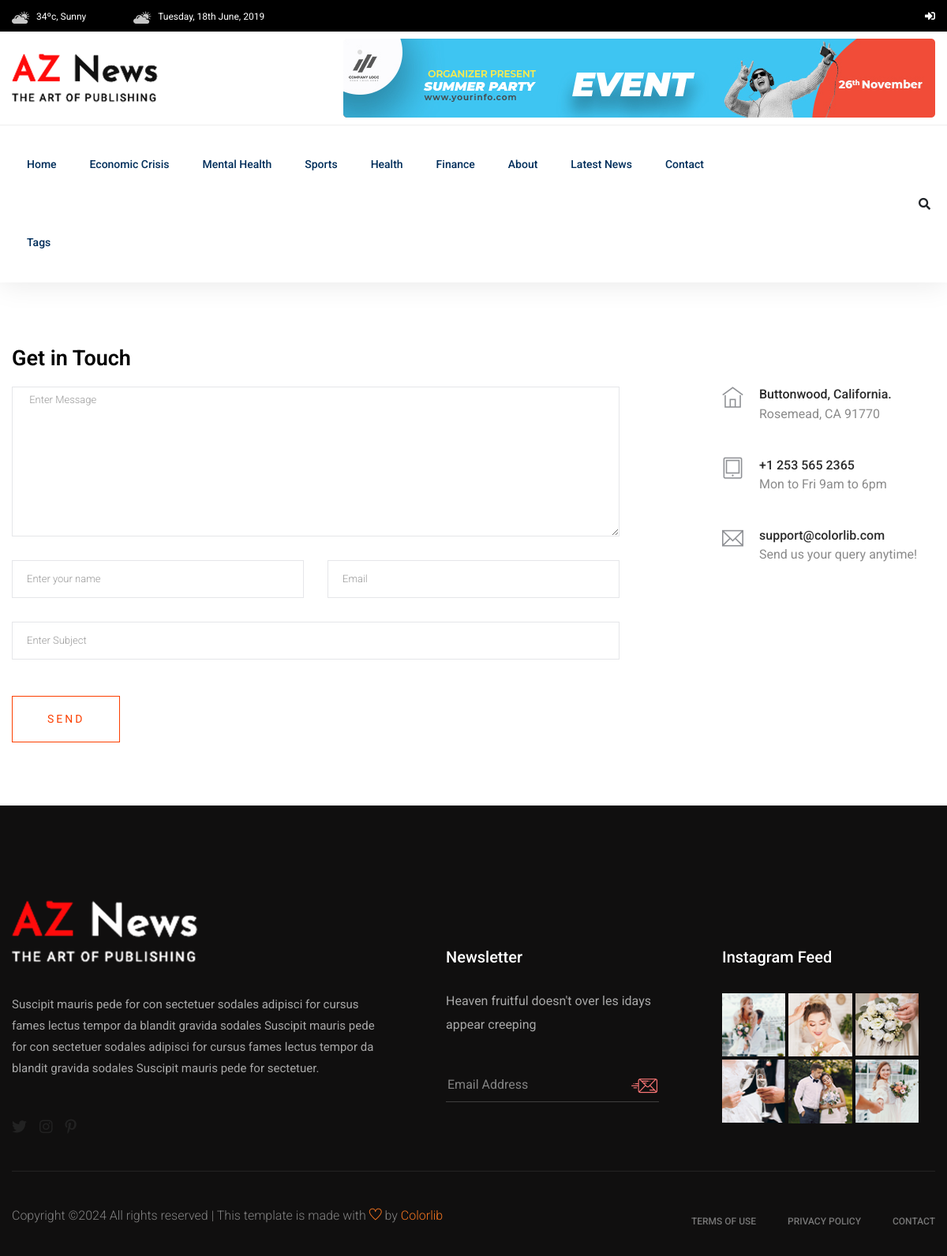
Page /contact/ on the committed database.
### newspaper_app/models.py (models this page shows, shortened)
class TimeStampModel(models.Model):
    created_at=models.DateTimeField(auto_now_add=True)
    updated_at=models.DateTimeField(auto_now=True)
    class Meta:
        abstract=True #Do not create table in Database

class Category(TimeStampModel):
    name=models.CharField(max_length=100)

### newspaper_app/views.py (the view, shortened to what this page needs)
# urls.py: path("contact/", views.ContactView.as_view(), name='contact'),
class ContactView(View):
    template_name = "aznews/contact.html"
    def get(self, request):
        return render(request, self.template_name)

### newspaper_app/navigation.py (called while the page is built)
def navigation(request):
    categories=Category.objects.all()[:5]
    tags=Tag.objects.all()[:10]
    trending_posts=Post.objects.filter(
        published_at__isnull=False, status="active"
    ).order_by("-views_count")[:3]
    return{
        "categories":categories,
        "tags":tags,
        "trending_posts":trending_posts,
    }

### templates/aznews/contact.html (shortened to what this page needs)
{% extends 'aznews/base.html' %}
{% load static %}
{% block content %}
<section class="contact-section">
    <div class="container">
        <div class="row">
            <div class="col-12">
                <h2 class="contact-title">Get in Touch</h2>
            </div>
            <div class="col-lg-8">
                <form class="form-contact contact_form" action="" method="post" id="contactForm"
                    novalidate="novalidate">
                    <div class="row">
                        <div class="col-12">
                            <div class="form-group">
                                <textarea class="form-control w-100" name="message" id="message" cols="30" rows="9"
                                    onfocus="this.placeholder = ''" onblur="this.placeholder = 'Enter Message'"
                                    placeholder=" Enter Message"></textarea>
                            </div>
                        </div>
                        <div class="col-sm-6">
                            <div class="form-group">
                                <input class="form-control valid" name="name" id="name" type="text"
                                    onfocus="this.placeholder = ''" onblur="this.placeholder = 'Enter your name'"
                                    placeholder="Enter your name" value="{{ form.name.value }}">
                            </div>
                        </div>
                        <div class="col-sm-6">
                            <div class="form-group">
                                <input class="form-control valid" name="email" id="email" type="email"
                                    onfocus="this.placeholder = ''" onblur="this.placeholder = 'Enter email address'"
                                    placeholder="Email" value="{{ form.email.value }}">
                            </div>
                        </div>
                        <div class="col-12">
                            <div class="form-group">
                                <input class="form-control" name="subject" id="subject" type="text"
                                    onfocus="this.placeholder = ''" onblur="this.placeholder = 'Enter Subject'"
                                    placeholder="Enter Subject" value="{{ form.subject.value }}">
                            </div>
                        </div>
                    </div>
                    <div class="form-group mt-3">
                        <button type="submit" class="button button-contactForm boxed-btn">Send</button>
                    </div>
                </form>
            </div>
            <div class="col-lg-3 offset-lg-1">
                <div class="media contact-info">
                    <span class="contact-info__icon"><i class="ti-home"></i></span>
                    <div class="media-body">
                        <h3>Buttonwood, California.</h3>
                        <p>Rosemead, CA 91770</p>
                    </div>
                </div>
                <div class="media contact-info">
                    <span class="contact-info__icon"><i class="ti-tablet"></i></span>
                    <div class="media-body">
                        <h3>+1 253 565 2365</h3>
                        <p>Mon to Fri 9am to 6pm</p>
                    </div>
                </div>
                <div class="media contact-info">
                    <span class="contact-info__icon"><i class="ti-email"></i></span>
                    <div class="media-body">
                        <h3>support@colorlib.com</h3>
                        <p>Send us your query anytime!</p>
                    </div>
                </div>
            </div>
        </div>
    </div>
</section>
{% endblock content %}

### templates/aznews/header.html (shortened to what this page needs)
{% load static %}
<header>
   <div class="header-area">
        <div class="main-header ">
            <div class="header-top black-bg d-none d-md-block">
               <div class="container">
                   <div class="col-xl-12">
                        <div class="row d-flex justify-content-between align-items-center">
                            <div class="header-info-left">
                                <ul>
                                    <li><img src="{% static 'aznews/assets/img/icon/header_icon1.png' %}" alt="">34ºc, Sunny </li>
                                    <li><img src="{% static 'aznews/assets/img/icon/header_icon1.png' %}" alt="">Tuesday, 18th June, 2019</li>
                                </ul>
                            </div>
                            <div class="header-info-right">
                                <ul class="header-social">
                                    {% if user.is_authenticated %}
                                    <li> <a href="#"><i class="fas fa-paste"></i></i></a></li>
                                    <li><a href="#"><i class="fas fa-plus"></i></a></li>
                                    <li><a href="{% url 'logout' %}"><i class="fas fa-sign-out-alt"></i></a></li>
                                    {% else %}
                                    <li><a href="{% url 'login' %}"><i class="fas fa-sign-in-alt"></i></a></li>
                                {% endif %}
                                </ul>
                            </div>
                        </div>
                   </div>
               </div>
            </div>
            <div class="header-mid d-none d-md-block">
               <div class="container">
                    <div class="row d-flex align-items-center">
                        <div class="col-xl-3 col-lg-3 col-md-3">
                            <div class="logo">
                                <a href="/"><img src="{% static 'aznews/assets/img/logo/logo.png' %}" alt=""></a>
                            </div>
                        </div>
                        <div class="col-xl-9 col-lg-9 col-md-9">
                            <div class="header-banner f-right ">
                                <img src="{% static 'aznews/assets/img/hero/header_card.jpg' %}" alt="">
                            </div>
                        </div>
                    </div>
               </div>
            </div>
           <div class="header-bottom header-sticky">
                <div class="container">
                    <div class="row align-items-center">
                        <div class="col-xl-10 col-lg-10 col-md-12 header-flex">
                            <div class="main-menu d-none d-md-block">
                                <nav>
                                    <ul id="navigation">
                                        <li><a href="/">Home</a></li>
                                        {% for category in categories %}
                                        <li><a href="{% url 'post-by-category' category.id %}">{{ category.name|title }}</a></li>
                                        {% endfor %}
                                        <li><a href="{% url 'about' %}">About</a></li>
                                        <li><a href="{% url 'post-list' %}">Latest News</a></li>
                                        <li><a href="{% url 'contact' %}">Contact</a></li>
                                        <li><a href="#">Tags</a>
                                        </li>
                                    </ul>
                                </nav>
                            </div>
                        </div>
                        <div class="col-xl-2 col-lg-2 col-md-4">
                            <div class="header-right-btn f-right d-none d-lg-block">
                                <i class="fas fa-search special-tag"></i>
                            </div>
                        </div>
                        <div class="col-12">
                        </div>
                    </div>
                </div>
           </div>
        </div>
   </div>
</header>

### rows in the picture
Category: name "Economic Crisis"
Category: name "Mental Health"
Category: name "Sports"
Category: name "Health"
Category: name "Finance"
